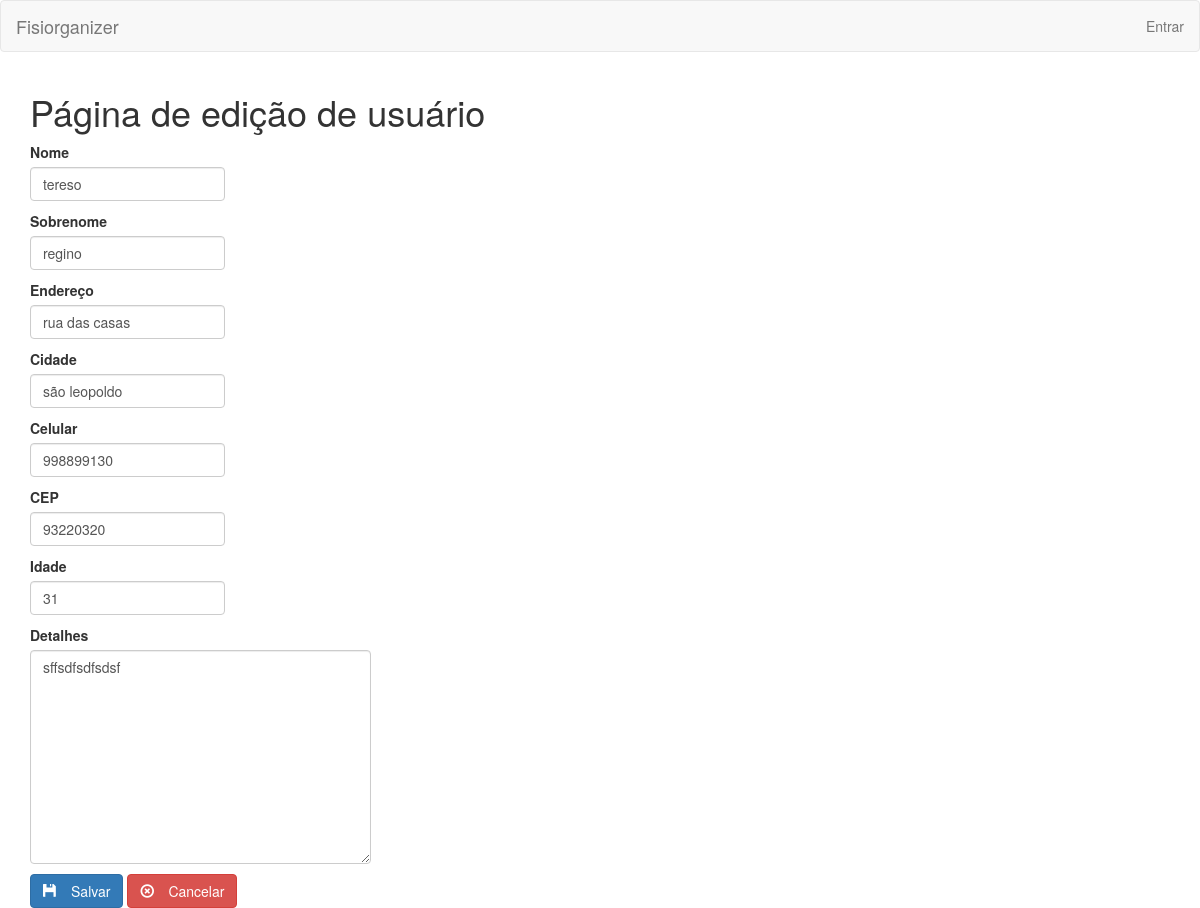
The page /customer/edit/1 on the database as committed earlier.
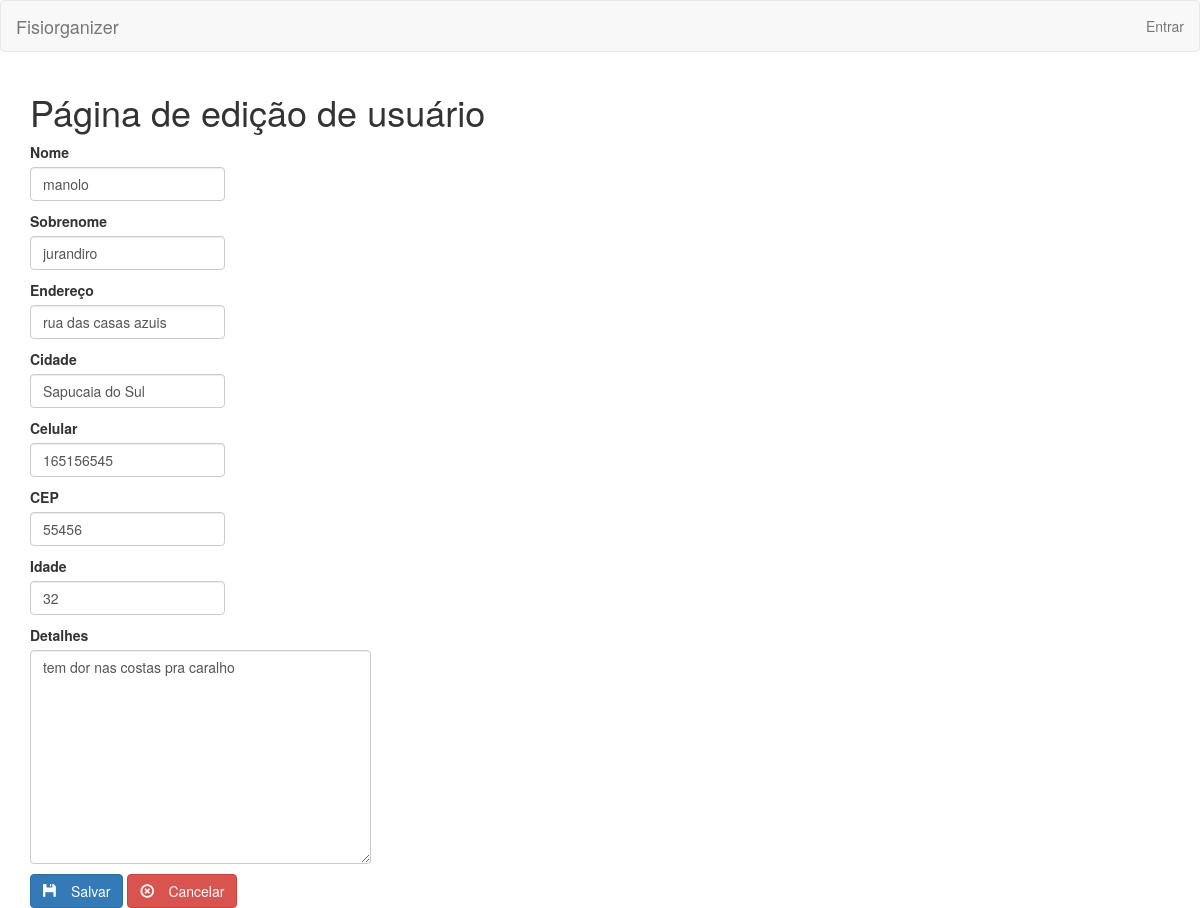
The same page on the database as committed later.
### Fisiorganizer_SITE/models.py (models this page shows, shortened)
class Customer(models.Model):
    id = models.AutoField(primary_key=True)
    name = models.CharField(max_length=50, blank=False, default='')
    surname = models.CharField(max_length=150, blank=True)
    address = models.CharField(max_length=150, blank=True)
    city = models.CharField(max_length=25)
    cellphone = models.PositiveIntegerField(blank=False, null=False)
    CEP = models.PositiveIntegerField(blank=True, null=True)
    age = models.IntegerField(blank=False)
    details = models.TextField(max_length=500, blank=True)

### Fisiorganizer_SITE/views/customer_view.py (the view)
# urls.py: url(r'^customer/edit/(?P<id>[0-9]{1})', customer_view.edit, name='customer_edit'),
def edit(request, id):
    customer = get_object_or_404(Customer, id=id)
    if request.method == 'POST':
        customer_form = CustomerForm(request.POST, instance=customer)
        if customer_form.is_valid():
            customer = customer_form.save(commit=False)
            customer.name = request.POST['name']
            customer.surname = request.POST['surname']
            customer.address = request.POST['address']
            customer.city = request.POST['city']
            customer.cellphone = request.POST['cellphone']
            customer.CEP = request.POST['CEP']
            customer.age = request.POST['age']
            customer.details = request.POST['details']
            customer.save()
            return redirect(customer_view.list)
    else:
        customer_form = CustomerForm(instance=customer)
        return render(request, 'customer/customer_edit.html', {'customer_form': customer_form, 'customer':customer })

### Fisiorganizer_SITE/forms.py
class CustomerForm(ModelForm):
    class Meta:
        model = Customer
        fields = "__all__"
        labels = {
            'name' : 'Nome',
            'surname' : 'Sobrenome',
            'address' : 'Endereço',
            'city' : 'Cidade',
            'phone' : 'Telefone',
            'cellphone':'Celular',
            'CEP':'CEP',
            'age':'Idade',
            'details':'Detalhes'
        }

### Fisiorganizer_SITE/templates/customer/customer_edit.html (shortened to what this page needs)
<!DOCTYPE html>
<html lang="en">
<body>
{% extends "header.html" %}
{% load widget_tweaks %}
{% load static %}
{% block content %}
<h1>Página de edição de usuário</h1>
    <form class="form-inline" action="{% url 'customer_edit' id=customer.id %}" method="post" enctype="multipart/form-data">
        {% for field in customer_form %}
        <label>{{field.label}}</label>
        <p>{{field|add_class:"form-control"}}</p>
        {% endfor %}
        <button type="submit" class="btn btn-primary">
            <span class="glyphicon glyphicon-floppy-disk" aria-hidden="true">&nbsp;</span>Salvar
        </button>
        <a href="#" class="btn btn-danger" role="button">
            <span class="glyphicon glyphicon-remove-circle" aria-hidden="true">&nbsp;</span>Cancelar
        </a>
    </form>
</div>
{% endblock %}

Rows that differ between the two databases and show on the page:
changed Customer: name "tereso" → "manolo"; surname "regino" → "jurandiro"; address "rua das casas" → "rua das casas azuis"; city "são leopoldo" → "Sapucaia do Sul"; cellphone "998899130" → "165156545"; CEP "93220320" → "55456"; age "31" → "32"; details "sffsdfsdfsdsf" → "tem dor nas costas pra caralho"
